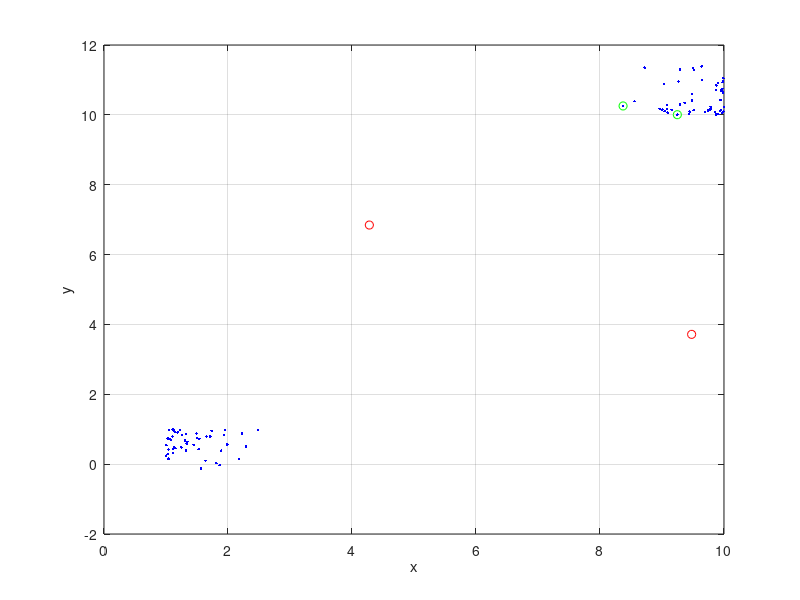
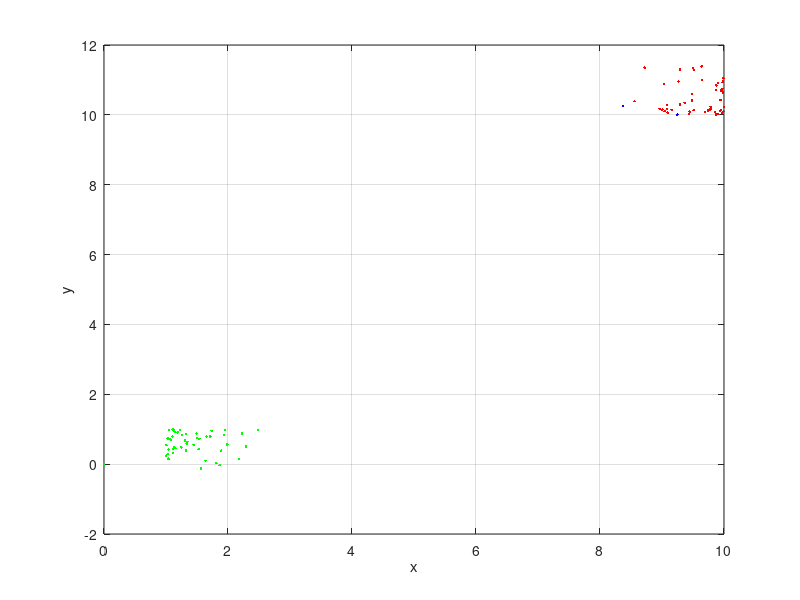

MATLAB code for these plots, in order:
clc,close all,clear all

% Number of clusters this is given information
Ncl = 2; 

x1center  = 1;
y1center  = 1;
x2center  = 10;
y2center  = 10;




N = 100;
x = zeros(N,1);
y = zeros(N,1);
lc1 = zeros(N,1);
lc2 = zeros(N,1);



for i=1:N    
    if mod(i,2)==0 
        x(i) = x1center + 2*rand*sin(rand) ;
        y(i) = x1center - 2*rand*sin(rand);
    else
        x(i) = x2center - 2*rand*sin(rand) ;
        y(i) = x2center + 2*rand*sin(rand) ;      
    end
    
end


figure (1)
plot(x,y,'b.')
xlabel('x')
xlabel('y')
grid on


while(true)
xc1 = max(x)*rand;
yc1 = max(y)*rand;
xc2 = max(x)*rand;
yc2 = max(y)*rand;

for i=1:length(x)
    lc1(i) = sqrt( (xc1 - x(i)).^2 + ( yc1 - y(i)).^2  );
    lc2(i) = sqrt( (xc2 - x(i)).^2 + ( yc2 - y(i)).^2  );
end

 if lc1(1)*lc2(1)< 0.5*max(x).^2 break;
 end

end



hold on
plot(xc1,yc1,'ro')
hold on
plot(xc2,yc2,'ro')
xlabel('x')
ylabel('y')


% Calculation the lengths
% for 1 center
lc1 = zeros(N,1);
lc2 = zeros(N,1);

k = 0;
while (true)
k = k+1

for i=1:length(x)
    lc1(i) = sqrt( (xc1 - x(i)).^2 + ( yc1 - y(i)).^2  );
    lc2(i) = sqrt( (xc2 - x(i)).^2 + ( yc2 - y(i)).^2  );
end



[M1,I1] = min(lc1)
[M2,I2] = min(lc2)

xc1_new = x(I1);
xc2_new = x(I2);

yc1_new = y(I1);
yc2_new = y(I2);


if  ((xc1_new - xc1)< 0.01  && (xc2_new - xc2)< 0.01 && (yc1_new - yc1)< 0.1  && (yc2_new - yc2)< 0.1 )  break;
end

xc1 = xc1_new;
xc2 = xc2_new;

yc1 = yc1_new;
yc2 = yc2_new;

end

hold on
plot(xc1,yc1,'go')
hold on
plot(xc2,yc2,'go')
xlabel('x')
ylabel('y')


x1 = zeros(N,1);
y1 = zeros(N,1);
x2 = zeros(N,1);
y2 = zeros(N,1);


% Changing Color For clusters
for i = 1:N
    if (lc1(i)< 2)
        x1(i) = x(i); y1(i) = y(i);
    else
        x2(i) = x(i); y2(i) = y(i);
    end
end

figure(3)
plot(x1,y1,'r.')
grid on
hold on
plot(x2,y2,'g.')
xlabel('x')
ylabel('y')
grid on
hold on
plot(xc1,yc1,'b.')
hold on
plot(xc2,yc2,'b.')

% 2+2 = 10



% add some minor changing
% add minot update with more perfect code

clc,close all,clear all
disp('new features')
% another one
% another 2 codes and upda
